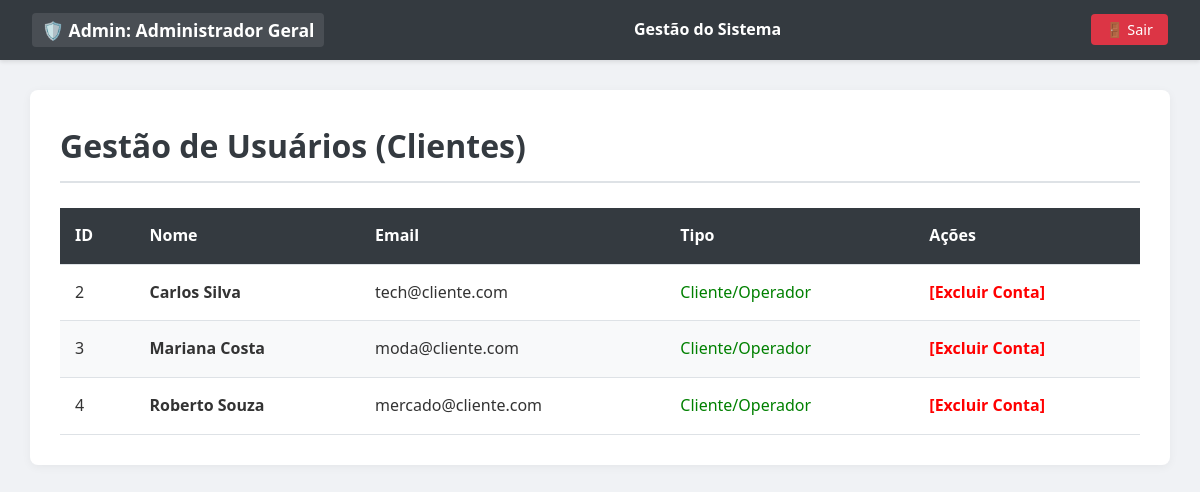
Screenshot of /Controller/AdminController.php?acao=listar (signed in) with the database file from the repository.
### tables this page shows
CREATE TABLE usuarios (
    id INT AUTO_INCREMENT PRIMARY KEY,
    nome_empresa VARCHAR(150),
    responsavel_tecnico VARCHAR(100) NOT NULL,
    email VARCHAR(100) NOT NULL UNIQUE,
    senha VARCHAR(255) NOT NULL, 
    foto_perfil VARCHAR(255),
    tipo ENUM('admin', 'cliente') DEFAULT 'cliente',
    criado_em TIMESTAMP DEFAULT CURRENT_TIMESTAMP
);

### Model/DAO/UsuarioDAO.php (called while the page is built, shortened)
<?php
    require_once __DIR__ . '/../Usuario.php';
    class UsuarioDAO {
        public function listarTodosExceto($idAdmin){
            $conexao = Conexao::Conectar();
            $consultaSql = "SELECT * FROM usuarios WHERE id != :id";
            $declaracao = $conexao->prepare($consultaSql);
            $declaracao->bindValue(':id', $idAdmin);
            $declaracao->execute();
            $linhas = $declaracao->fetchAll(PDO::FETCH_ASSOC);
            $usuarios = [];
            foreach ($linhas as $linha) {
                $usuarios[] = $this->montarUsuario($linha);
            }
            return $usuarios;
        }
        private function montarUsuario(array $linha): Usuario {
            if ($linha['tipo'] === 'cliente') {
                $usuario = new Cliente(
                    $linha['responsavel_tecnico'],
                    $linha['email'],
                    $linha['senha'],
                    $linha['nome_empresa'] ?? null,
                    $linha['responsavel_tecnico'] ?? null,
                    $linha['foto_perfil'] ?? null
                );
            }
            $usuario->setId($linha['id']);
            return $usuario;
        }
    }
?>

### Model/Usuario.php (called while the page is built, shortened)
<?php
    abstract class Usuario {
        protected $id;
        protected $nome;
        protected $email;
        public function __construct($nome, $email, $senha, $fotoPerfil = null){
            $this->nome = $nome;
            $this->email = $email;
        }
        public function getId(){
            return $this->id;
        }
        public function setId($id){
            $this->id = $id;
        }
        public function getNome(){
            return $this->nome;
        }
        public function getEmail(){
            return $this->email;
        }
    }
?>

### View/Admin/ListarUsuarios.php (the view, shortened to what this page needs)
<!DOCTYPE html>
<html lang="pt-br">
<head>
    <link rel="stylesheet" href="../View/Assets/style.css">
</head>
<body>
    <nav>
        <div class="nav-brand">
            <span class="company-name">🛡️ Admin: <?php echo $_SESSION['nome']; ?></span>
        </div>
        <div class="nav-links">
            <span style="color: white; font-weight: bold;">Gestão do Sistema</span>
        </div>
        <div class="nav-logout">
            <a href="AutenticaController.php?acao=logout" class="btn-logout">🚪 Sair</a>
        </div>
    </nav>
    <div class="container">
        <h1>Gestão de Usuários (Clientes)</h1>
        <table>
            <thead>
                <tr>
                    <th>ID</th>
                    <th>Nome</th>
                    <th>Email</th>
                    <th>Tipo</th>
                    <th>Ações</th>
                </tr>
            </thead>
            <tbody>
                <?php if(isset($listaUsuarios) && count($listaUsuarios) > 0): ?>
                    <?php foreach($listaUsuarios as $user): ?>
                        <tr>
                            <td><?php echo $user->getId(); ?></td>
                            <td>
                                <strong><?php echo $user->getNome(); ?></strong>
                            </td>
                            <td><?php echo $user->getEmail(); ?></td>
                            <td>
                                <?php
                                    if($user instanceof Administrador){
                                        echo '<span style="color: blue; font-weight: bold;">Administrador</span>';
                                    } else {
                                        echo '<span style="color: green;">Cliente/Operador</span>';
                                    }
                                ?>
                            </td>
                            <td>
                                <a href="AdminController.php?acao=excluirUsuario&id=<?php echo $user->getId(); ?>"
                                   onclick="return confirm('Tem certeza que deseja excluir este usuário? Todos os dados dele (produtos, fornecedores) serão apagados!')"
                                   style="color: red; font-weight: bold;">
                                   [Excluir Conta]
                                </a>
                            </td>
                        </tr>
                    <?php endforeach; ?>
                <?php else: ?>
                    <tr>
                        <td colspan="5" style="text-align: center;">Nenhum usuário encontrado.</td>
                    </tr>
                <?php endif; ?>
            </tbody>
        </table>
    </div>
</body>
</html>

### View/Assets/style.css (style rules this page uses)
* { margin: 0; padding: 0; box-sizing: border-box; font-family: 'Segoe UI', Tahoma, Geneva, Verdana, sans-serif; }
body { background-color: #f0f2f5; color: #333; line-height: 1.6; min-height: 100vh; }
a { text-decoration: none; }
nav { background-color: #343a40; color: white; padding: 0 2rem; height: 60px; display: flex; justify-content: space-between; align-items: center; box-shadow: 0 2px 4px rgba(0,0,0,0.1); }
.nav-brand .company-name { font-size: 1.1rem; font-weight: bold; background-color: rgba(255, 255, 255, 0.1); padding: 5px 10px; border-radius: 4px; }
.nav-links { display: flex; gap: 20px; }
.btn-logout { background-color: #dc3545; color: white !important; padding: 6px 15px; border-radius: 4px; font-size: 0.9rem; transition: background 0.3s; }
.container { width: 95%; max-width: 100%; margin: 30px auto; background: white; padding: 30px; border-radius: 8px; box-shadow: 0 2px 10px rgba(0,0,0,0.05); }
h1 { margin-bottom: 25px; color: #343a40; border-bottom: 2px solid #dee2e6; padding-bottom: 10px; }
table { width: 100%; border-collapse: collapse; margin-top: 15px; background-color: white; }
thead { background-color: #343a40; color: white; }
th, td { padding: 15px; text-align: left; border-bottom: 1px solid #dee2e6; }
tbody tr:nth-child(even) { background-color: #f8f9fa; }
td:last-child { white-space: nowrap; }

### rows the page displays
usuarios: id "2", responsavel_tecnico "Carlos Silva", email "tech@cliente.com"
usuarios: id "3", responsavel_tecnico "Mariana Costa", email "moda@cliente.com"
usuarios: id "4", responsavel_tecnico "Roberto Souza", email "mercado@cliente.com"

### other values shown
$_SESSION['nome'] "Administrador Geral"
